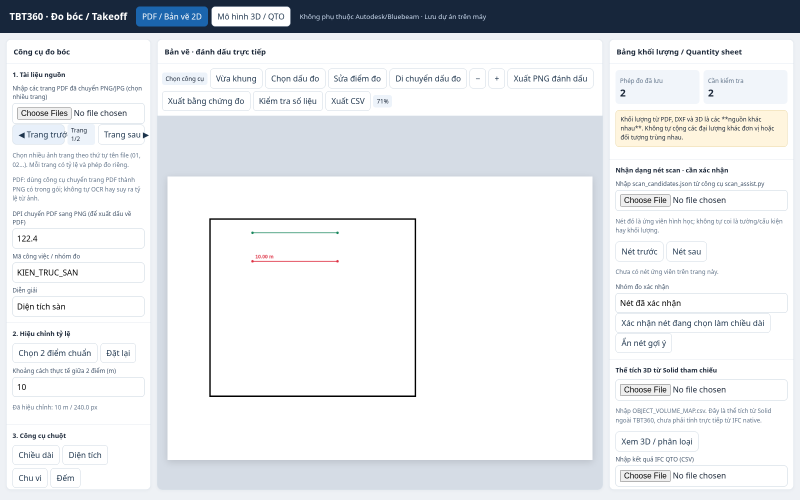
#> input picture QTO_R134_WEB_WORKSPACE/KIEM_THU_PDF_2_TRANG.png, 1600 x 1000 px (shown at 1/2 size)
$ python scan_assist.py ../KIEM_THU_PDF_2_TRANG.png out.png
#> lines starting #> are read from the running program, lines starting #| are printed output that depends on the picture
"""Suggests line segments from PDF scan/images for review; never produces certified QTO."""
import argparse
import json
from pathlib import Path
import cv2
import fitz
import numpy as np


def analyse(source: Path, out_dir: Path, max_pages=20):
#> called with max_pages = 20
    out_dir.mkdir(parents=True, exist_ok=True)
    if source.suffix.lower() == '.pdf':
        pdf = fitz.open(source)
        if len(pdf)>max_pages: raise ValueError('PDF vượt giới hạn trang')
        imgs = []
        for page in pdf:
            pix = page.get_pixmap(matrix=fitz.Matrix(1.5,1.5), alpha=False)
            imgs.append(np.frombuffer(pix.samples,dtype=np.uint8).reshape(pix.height,pix.width,3)[:,:,::-1].copy())
    else:
        img=cv2.imread(str(source))
#> img is the input picture: shape (1000, 1600, 3); mean B, G, R 234.6, 231.7, 229.3
        if img is None: raise ValueError('Không đọc được ảnh')
        imgs=[img]
    result={'source':source.name,'status':'CANDIDATE_ONLY_NOT_VERIFIED', 'pages':[]}
    for idx,img in enumerate(imgs):
        if img.shape[0]*img.shape[1]>30_000_000: raise ValueError('Ảnh quá lớn')
        gray=cv2.cvtColor(img,cv2.COLOR_BGR2GRAY)
        edges=cv2.Canny(gray,70,180)
        minimum=max(20,int(min(img.shape[:2])*.03))
        lines=cv2.HoughLinesP(edges,1,np.pi/180,threshold=65,minLineLength=minimum,maxLineGap=8)
        lines=[] if lines is None else [list(map(int,x[0])) for x in lines[:800]]
        preview=img.copy()
        for x1,y1,x2,y2 in lines:cv2.line(preview,(x1,y1),(x2,y2),(0,0,255),2)
        fn=f'candidates_page_{idx+1}.png';cv2.imwrite(str(out_dir/fn),preview)
        result['pages'].append({'page':idx+1,'width_px':img.shape[1], 'height_px':img.shape[0],
                                'candidate_lines_px':lines,'preview':fn,
                                'scale_calibrated':False,'verified':False})
#> this loop made 1 pass
#> (minimum, fn) on pass 1: (30, 'candidates_page_1.png')
#> pass 1, in analyse, `gray=cv2.cvtColor(img,cv2.COLOR_BGR2GRAY)`:
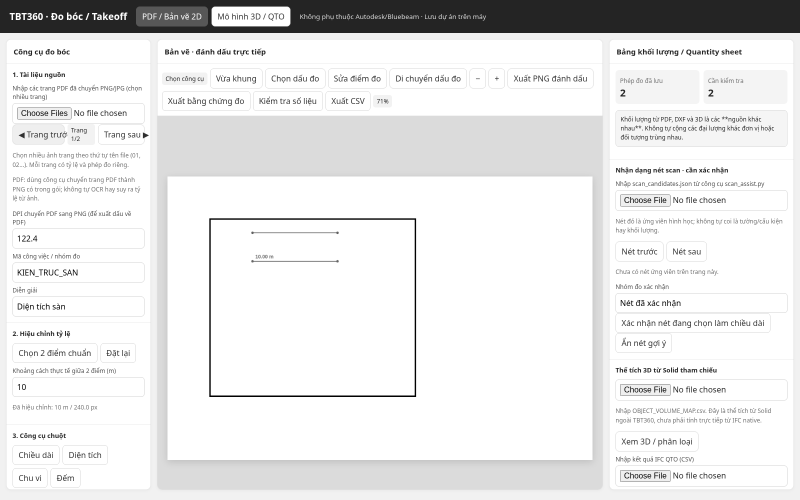
#> gray: shape (1000, 1600) (shown at 1/2 size); min 0, max 255, mean 231.3
#> pass 1, in analyse, `edges=cv2.Canny(gray,70,180)`:
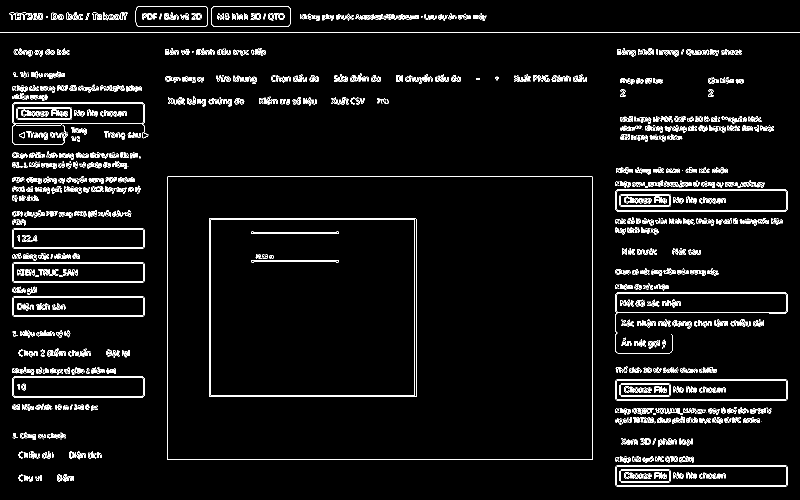
#> edges: shape (1000, 1600) (shown at 1/2 size); 4.2% white in thin lines or dots
#> pass 1, in analyse, `fn = f'candidates_page_{idx + 1}.png'`:
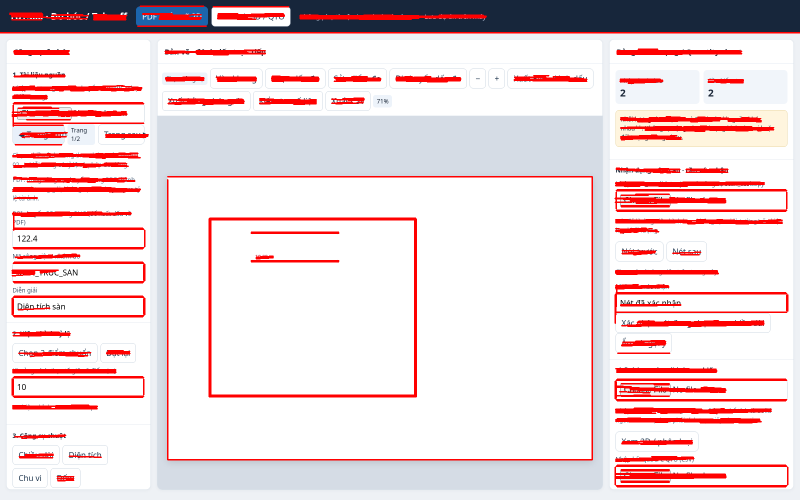
#> saved as candidates_page_1.png: shape (1000, 1600, 3) (shown at 1/2 size); mean B, G, R 215.6, 213.1, 234.7
    (out_dir/'scan_candidates.json').write_text(json.dumps(result,ensure_ascii=False,indent=2),encoding='utf8')
    return len(imgs),sum(len(p['candidate_lines_px']) for p in result['pages'])

if __name__ == '__main__':
    p=argparse.ArgumentParser();p.add_argument('input',type=Path);p.add_argument('output',type=Path)
    a=p.parse_args();print('Pages and candidate lines:', analyse(a.input,a.output))
